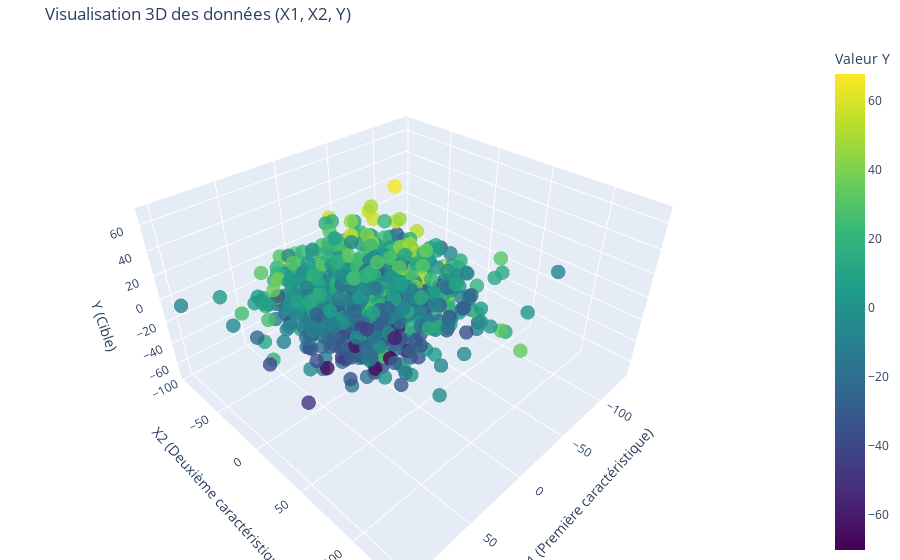

Notebook source saved alongside this figure:
### Code cell
plot_3d_points(X,Y)

### Figure 1 — Plotly figure (JSON) as saved in the notebook; plotly's stock layout.template omitted (floating-point values rounded to 4 significant figures; data arrays with more than 128 entries replaced by an {"elided": "..."} marker saying what was removed)
{"data": [{"marker": {"color": {"elided": "900 float values"}, "colorbar": {"title": {"text": "Valeur Y"}}, "colorscale": [[0, "#440154"], [0.1111, "#482878"], [0.2222, "#3e4989"], [0.3333, "#31688e"], [0.4444, "#26828e"], [0.5556, "#1f9e89"], [0.6667, "#35b779"], [0.7778, "#6ece58"], [0.8889, "#b5de2b"], [1, "#fde725"]], "opacity": 0.8, "size": 5}, "mode": "markers", "type": "scatter3d", "x": {"elided": "900 float values"}, "y": {"elided": "900 float values"}, "z": {"elided": "900 float values"}}], "layout": {"margin": {"b": 0, "l": 0, "r": 0, "t": 40}, "scene": {"xaxis": {"title": {"text": "X1 (Première caractéristique)"}}, "yaxis": {"title": {"text": "X2 (Deuxième caractéristique)"}}, "zaxis": {"title": {"text": "Y (Cible)"}}}, "title": {"text": "Visualisation 3D des données (X1, X2, Y)"}}}
